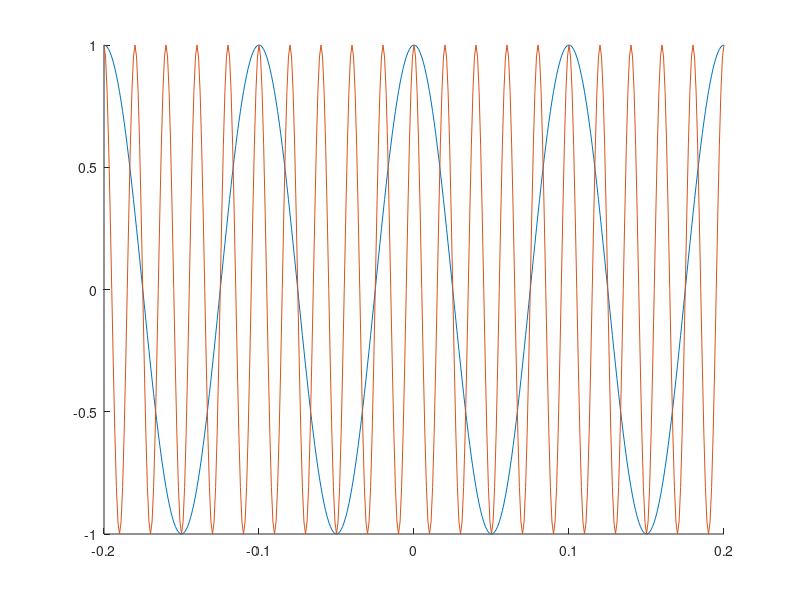
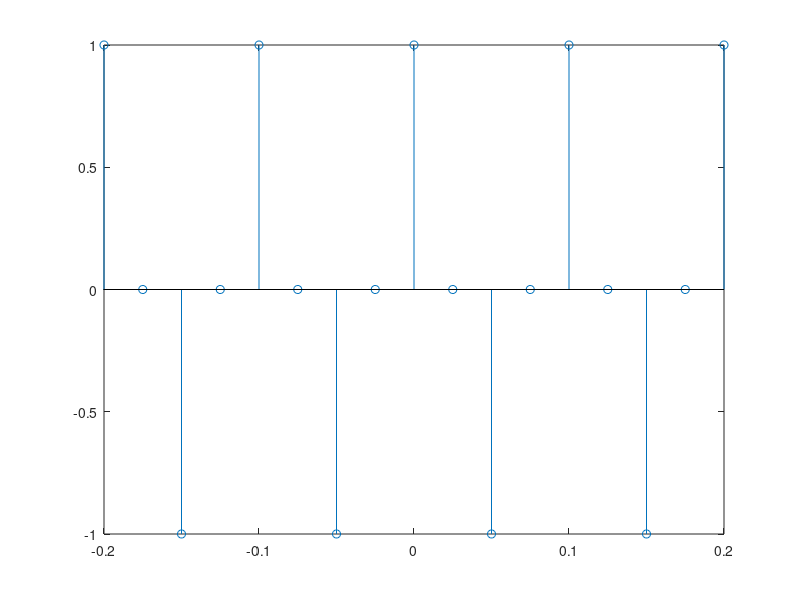
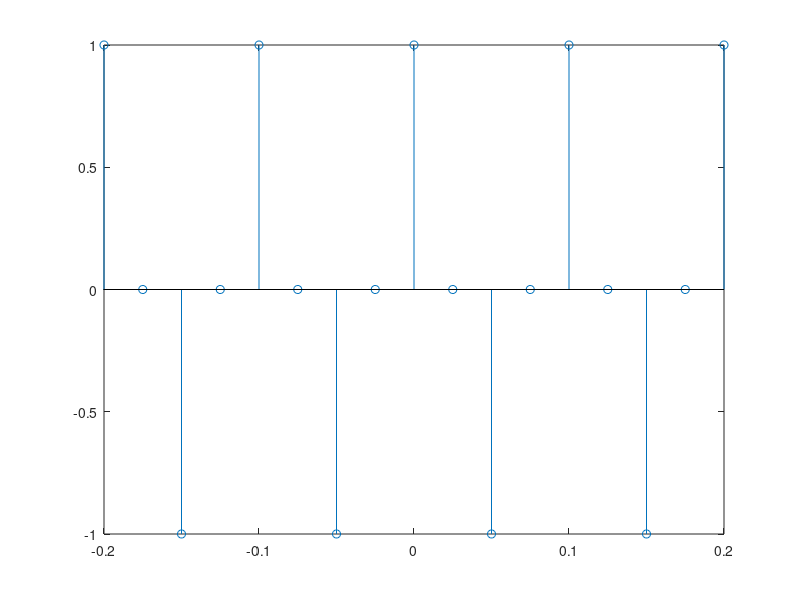

These figures' MATLAB source, in order:
echo off; clear; clct = [-0.2:0.001:0.2];x1 = cos(2*pi*10*t);figure# plot(t, x1)hold on;x2 = cos (2*pi*50*t);plot(t, x1, t, x2)# axis([-0.1 0.1 -1 1])fs = 40T = 1/40figurets = [-0.2:T:0.2];x1s = cos(2*pi*10*ts);x2s = cos(2*pi*50*ts);figuretitle("S1")stem(ts, x1s)figuretitle("S1")stem(ts, x2s)